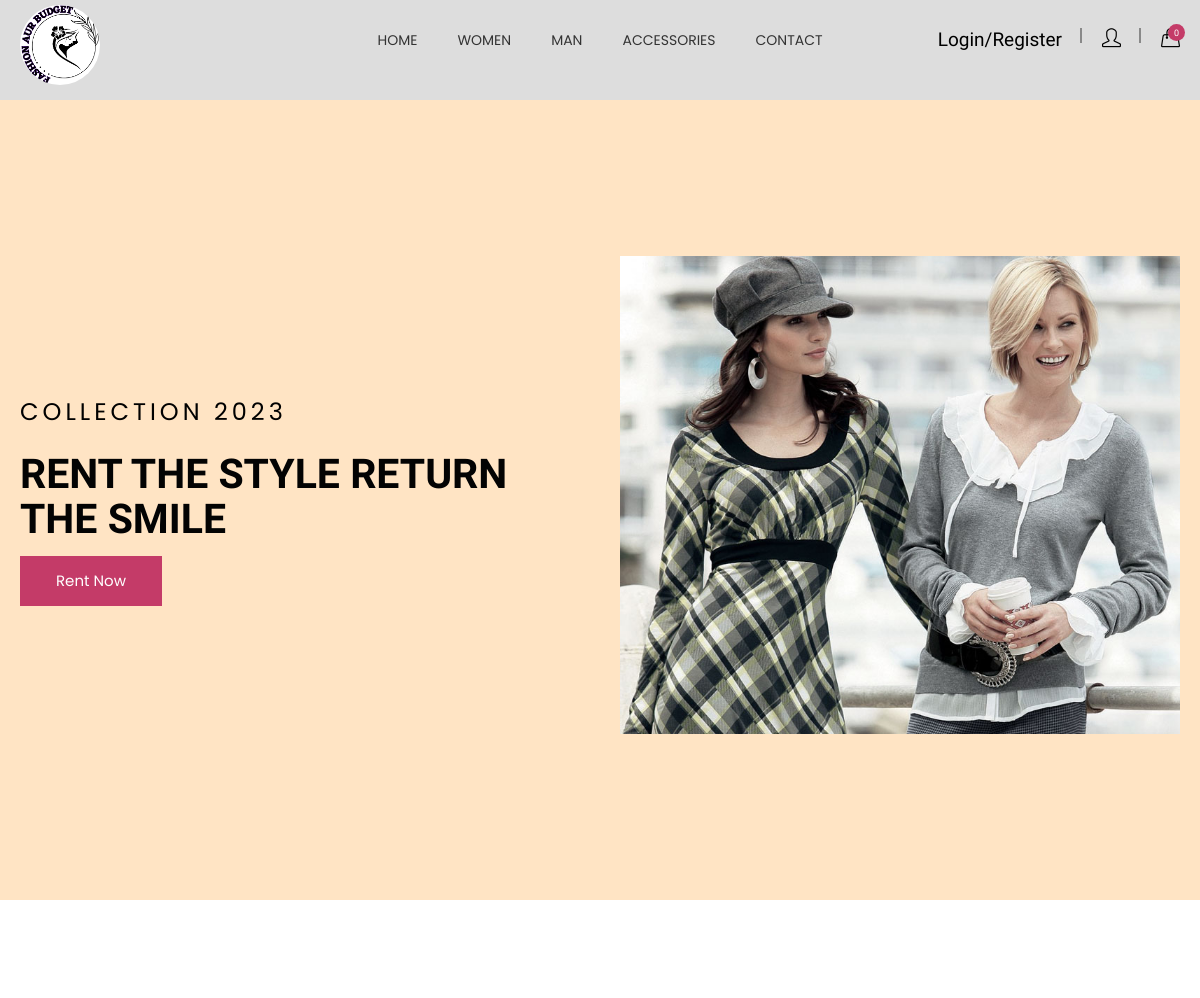
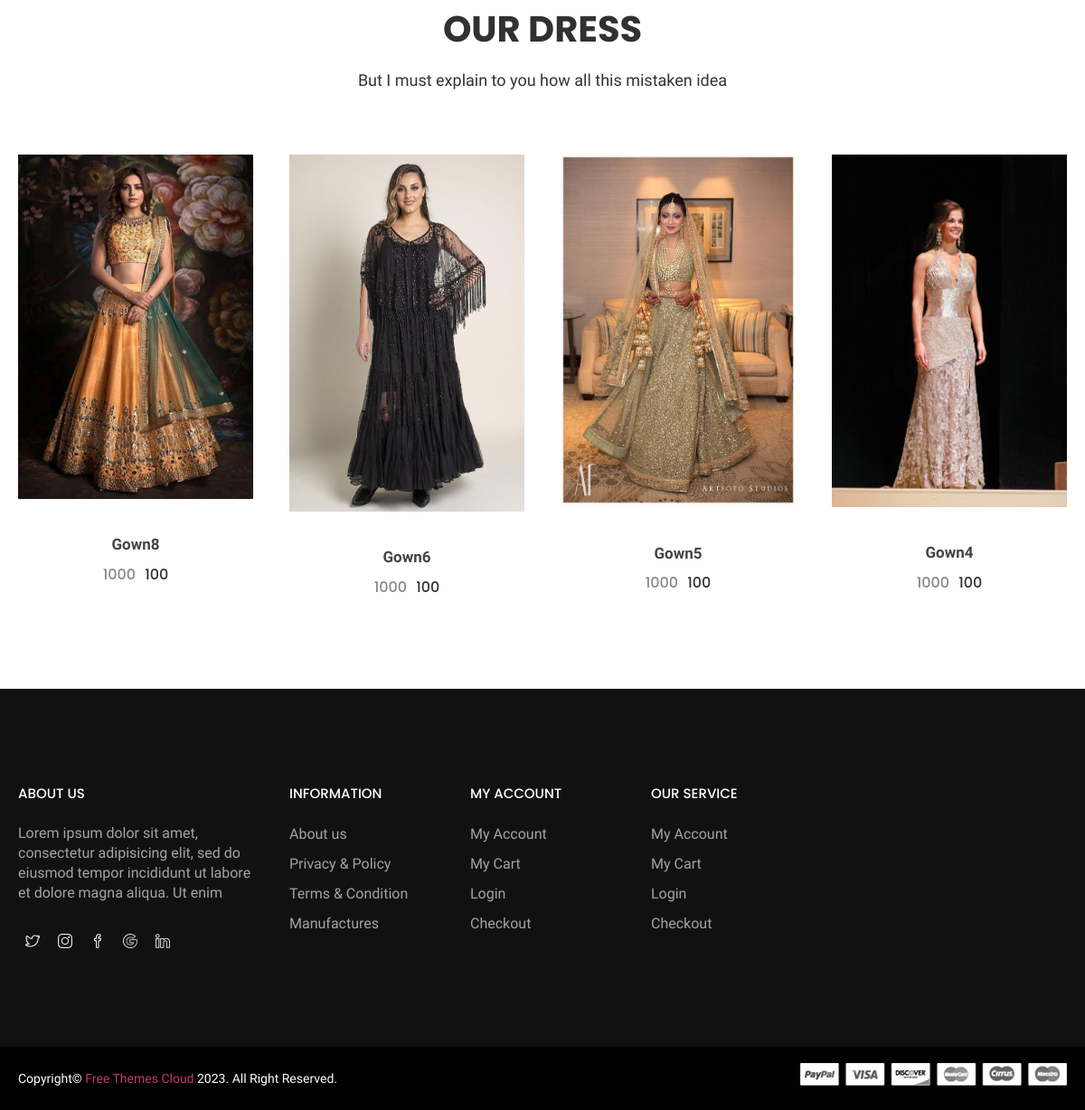
The page / on the database its author committed (2 pictures, top to bottom).
### tables this page shows
CREATE TABLE `category` (
  `id` int(11) NOT NULL,
  `dress_category` varchar(50) NOT NULL,
  `booking_number` int(11) NOT NULL,
  `status` tinyint(4) NOT NULL,
  `added_on` datetime NOT NULL
);

CREATE TABLE `banner` (
  `id` int(11) NOT NULL,
  `heading1` varchar(255) NOT NULL,
  `heading2` varchar(255) DEFAULT NULL,
  `btn_text` varchar(255) DEFAULT NULL,
  `btn_link` varchar(55) NOT NULL,
  `order_number` int(11) NOT NULL,
  `image` varchar(255) NOT NULL,
  `added_on` datetime NOT NULL,
  `status` int(11) NOT NULL
);

CREATE TABLE `dress` (
  `id` int(11) NOT NULL,
  `category_id` int(11) NOT NULL,
  `dress_name` varchar(100) NOT NULL,
  `price` float NOT NULL,
  `rent_price` float NOT NULL,
  `qty` int(11) NOT NULL,
  `security_charge` float NOT NULL,
  `image` varchar(255) NOT NULL,
  `short_desc` varchar(2000) NOT NULL,
  `discription` text NOT NULL,
  `meta_litle` varchar(2000) NOT NULL,
  `meta_desc` varchar(2000) NOT NULL,
  `status` int(11) NOT NULL,
  `added_on` datetime NOT NULL,
  `added_by` int(11) NOT NULL
);

### add_to_cart.inc.php (called while the page is built, shortened)
<?php
class add_to_cart{
    function totalProduct(){
        if(isset($_SESSION['cart'])){
            return count($_SESSION['cart']);
         }else{
            return 0;
         }
    }
}
?>

### functions.inc.php (called while the page is built, shortened)
<?php
function get_product($con,$limit='',$cat_id='',$product_id=''){
	$sql=" select dress.*,category.dress_category from dress,category where dress.status=1  ";
	$sql.="and dress.category_id=category.id order by dress.id  desc  ";
if($limit!=''){
	$sql.="limit $limit";
}
  $res=mysqli_query($con,$sql);
	$data=array();
	while ($row=mysqli_fetch_assoc($res)){
  $data[]=$row;
	}
	return $data;
}
?>

### index.php (the view, shortened to what this page needs)
<?php include ('top.php');
$resBanner=mysqli_query($con,"select * from banner where status='1'");
?>
      <?php if(mysqli_num_rows($resBanner)>0){?>
        <div class="slider__container slider--one bg__cat--3">
            <div class="slide__container slider__activation__wrap owl-carousel">
                <?php while($rowBanner=mysqli_fetch_assoc($resBanner)){?>
                <div class="single__slide animation__style01 slider__fixed--height" style="background-color: bisque;">
                    <div class="container">
                        <div class="row align-items__center">
                            <div class="col-md-7 col-sm-7 col-xs-12 col-lg-6">
                                <div class="slide">
                                    <div class="slider__inner">
                                        <h2><?php echo $rowBanner['heading1'] ?></h2>
                                       <h1 style=" font-size: 41px;"><?php echo $rowBanner['heading2'] ?></h1>
                                        <?php if($rowBanner['btn_text']!='' && $rowBanner['btn_link']!='')
                                        {
                                            ?>
                                             <div class="cr__btn">
                                              <a href="<?php echo $rowBanner['btn_link'] ?>"><?php echo $rowBanner[
                                                'btn_text'] ?></a>
                                              </div>
                                            <?php
                                        }
                                        ?>
                                    </div>
                                </div>
                            </div>
                            <div class="col-lg-6 col-sm-5 col-xs-12 col-md-5">
                                <div class="slide__thumb">
                                    <img src="<?php echo SITE_BANNER_IMAGE.$rowBanner['image'] ?>">
                                </div>
                            </div>
                        </div>
                    </div>
                </div>
                <?php } ?>
            </div>
        </div>
        <?php } ?>
        <section class="htc__category__area ptb--100">
            <div class="container">
                <div class="row">
                    <div class="col-xs-12">
                        <div class="section__title--2 text-center">
                            <h2 class="title__line">OUR DRESS</h2>
                            <p>But I must explain to you how all this mistaken idea</p>
                        </div>
                    </div>
                </div>
                <div class="htc__product__container">
                    <div class="row">
                        <div class="product__list clearfix mt--30">
                            <?php
                            $get_product= get_product($con,4);
                            foreach($get_product as $list){
                            ?>
                            <div class="col-md-4 col-lg-3 col-sm-4 col-xs-12">
                                <div class="category">
                                    <div class="ht__cat__thumb">
                                        <a href="dress.php?id= <?php  echo $list['id']?>">
                                            <img src=<?php  echo SITE_DRESS_IMAGE.$list['image']?>
                                             alt="product images">
                                        </a>
                                    </div>
                                    <div class="fr__product__inner">
                                        <h4><a href="product-details.html"><?php  echo $list['dress_name']?></a></h4>
                                        <ul class="fr__pro__prize">
                                            <li class="old__prize"><?php  echo $list['price']?></li>
                                            <li><?php  echo $list['rent_price']?></li>
                                        </ul>
                                    </div>
                                </div>
                            </div>
                            <?php } ?>
                        </div>
                    </div>
                </div>
            </div>
        </section>
        <?php include('footer.php'); ?>

### top.php (shortened to what this page needs)
<?php
require('database.inc.php');
require('add_to_cart.inc.php');
include('functions.inc.php');
$cat_res= mysqli_query($con,"select * from 	category where status=1 order by dress_category desc");
$cat_arr=array();
while($row=mysqli_fetch_assoc($cat_res)){
    $cat_arr[]=$row;
}
$obj=new add_to_cart();
$totalProduct=$obj->totalProduct();
?>
<!doctype html>
<html class="no-js" lang="en">
<head>
    <link rel="stylesheet" href="css/bootstrap.min.css">
    <link rel="stylesheet" href="css/owl.carousel.min.css">
    <link rel="stylesheet" href="css/owl.theme.default.min.css">
    <link rel="stylesheet" href="css/core.css">
    <link rel="stylesheet" href="css/shortcode/shortcodes.css">
    <link rel="stylesheet" href="css/shortcode/default.css">
    <link rel="stylesheet" href="style.css">
    <link rel="stylesheet" href="css/responsive.css">
    <link rel="stylesheet" href="css/custom.css">
</head>
<body>
    <div class="wrapper">
        <header id="htc__header" class="htc__header__area header--one">
            <div id="sticky-header-with-topbar" class="mainmenu__wrap sticky__header" style="background-color: #ddd;">
                <div class="container">
                    <div class="row">
                        <div class="menumenu__container clearfix">
                            <div class="col-lg-2 col-md-2 col-sm-3 col-xs-5">
                                <div class="logo">
                                     <a href="index.php"><img src="images/logo/logo.png" alt="logo images" style="border-radius: 50%;"></a>
                                </div>
                            </div>
                            <div class="col-md-7 col-lg-8 col-sm-5 col-xs-3">
                                <nav class="main__menu__nav hidden-xs hidden-sm">
                                    <ul class="main__menu">
                                        <li class="drop"><a href="index.php">Home</a></li>
                                        <?php
                                              foreach($cat_arr as $list){
                                                ?>
                                                <li><a href="category.php?id=<?php echo $list['id']?>"><?php
                                                echo $list['dress_category']?></a></li>
                                                <?php
                                              }
                                           ?>
                                        <li><a href="contact.php">contact</a></li>
                                    </ul>
                                </nav>
                            </div>
                            <div class="col-md-3 col-lg-2 col-sm-4 col-xs-4">
                                <div class="header__right">
                                    <div class="header__account">
                                        <?php
                                          if(isset($_SESSION['USER_LOGIN'])){
                                            echo  '<a href="logout.php">Logout</a>
                                             <div>
                                            <a href="my_order.php">My Order</a>
                                            </div>';
                                          }else{
                                            echo '<a href="login.php">Login/Register</a>';
                                         }
                                        ?>
                                    </div>
                                    <div class="header__account">
                                        <a href="admin/login.php"><i class="icon-user icons"></i>
                                    </a>
                                    </div>
                                    <div class="htc__shopping__cart">
                                        <a class="cart__menu" href="#"><i class="icon-handbag icons"></i></a>
                                        <a href="cart.php"><span class="htc__qua"><?php echo $totalProduct?></span></a>
                                    </div>
                                </div>
                            </div>
                        </div>
                    </div>
                </div>
            </div>
        </header>

### rows shown on the page
category: dress_category "WOMEN"
category: dress_category "MAN"
category: dress_category "ACCESSORIES"
banner: heading1 "COLLECTION 2023", heading2 "RENT THE STYLE RETURN THE SMILE", btn_text "Rent Now", image (picture)
dress: image (picture), dress_name "Gown8", price "1000", rent_price "100"
dress: image (picture), dress_name "Gown6", price "1000", rent_price "100"
dress: image (picture), dress_name "Gown5", price "1000", rent_price "100"
dress: image (picture), dress_name "Gown4", price "1000", rent_price "100"

### other values the page prints
$totalProduct "0"
